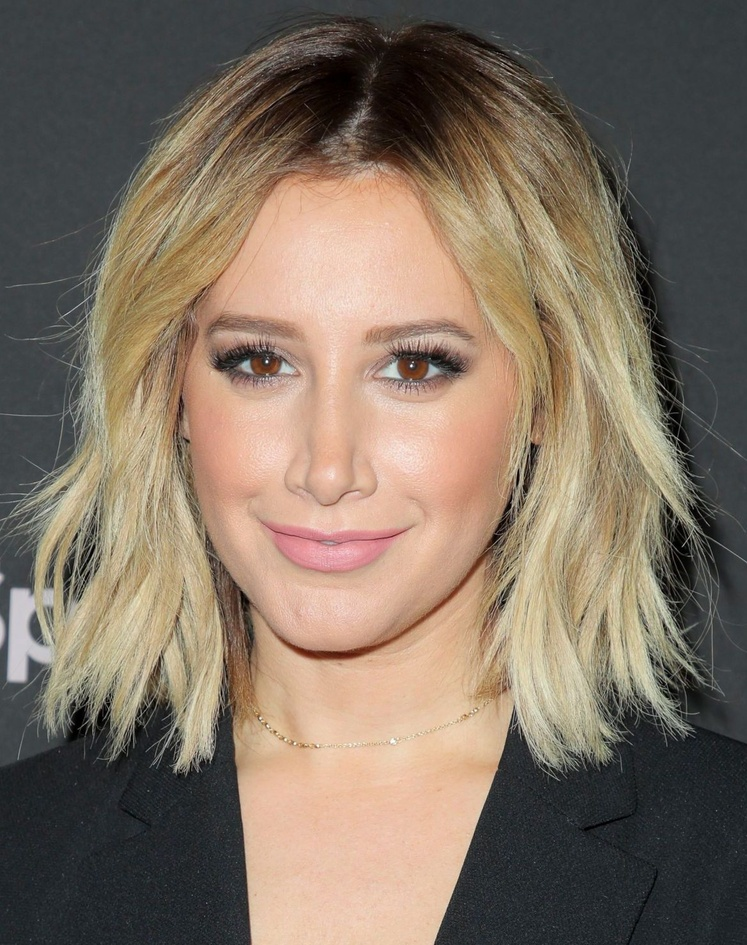
#> input picture FaceDetector/ashley.jpg, 747 x 945 px, shrunk from 1169 x 1479 before the run
$ jupyter execute FaceDetector.ipynb
#> lines starting #> are read from the running program, lines starting #| are printed output that depends on the picture; after the words box and inside, x2 and y2 are one past the last pixel; in counts of white or black regions, pixels touching at a corner belong together
[cell 1]
import cv2
import matplotlib.pyplot as plt
import time

[cell 2]
#OpenCV reads img as GBR so we need to convert it to RGB for usage with
#functions in other libraries
def convertToRGB(img):
    return cv2.cvtColor(img, cv2.COLOR_BGR2RGB)

[cell 3]
test1 = cv2.imread('ashley.jpg')
#> test1 is the input picture: shape (945, 747, 3); mean B, G, R 98.4, 113.2, 128.2
gray_img = cv2.cvtColor(test1,cv2.COLOR_BGR2GRAY)
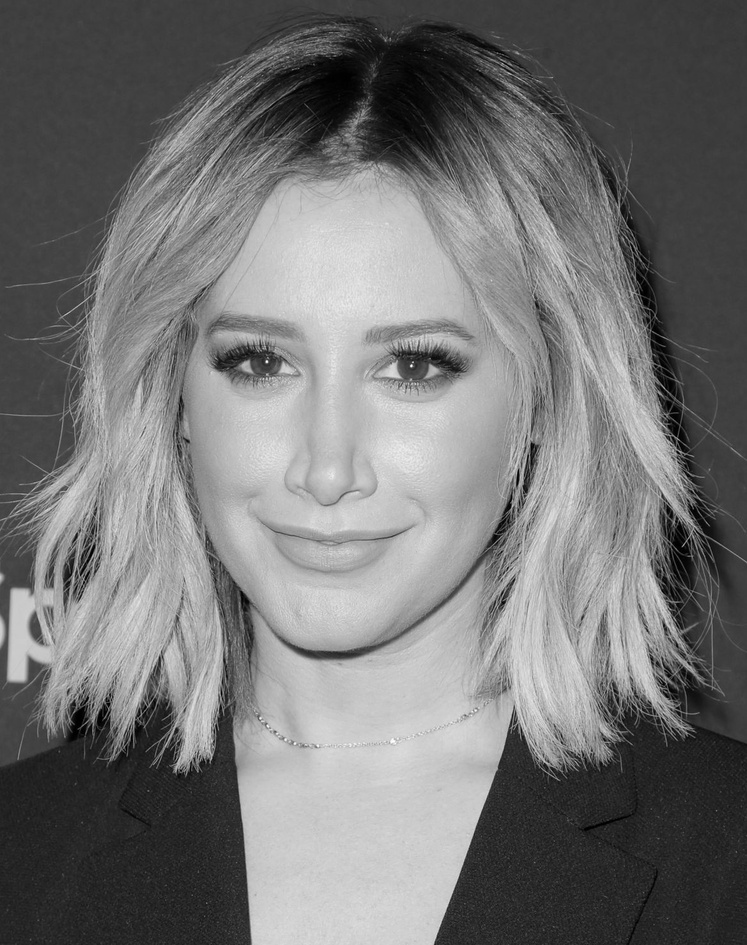
#> gray_img: shape (945, 747); min 0, max 255, mean 116

[cell 4]
plt.imshow(gray_img, cmap='gray')

[cell 5]
haar_face_cascade =  cv2.CascadeClassifier('/Users/nancyscarlet/opt/anaconda3/lib/python3.7/site-packages/cv2/data/haarcascade_frontalface_default.xml')
faces = haar_face_cascade.detectMultiScale(gray_img, scaleFactor=1.1,minNeighbors=5)
#> faces = [[122, 200, 443, 443]]

print('Faces found: ',len(faces))
#| Faces found:  1

[cell 6]
for (x,y,w,h) in faces:
    cv2.rectangle(test1, (x,y), (x+w,y+h), (0,255,0), 2)
#> this loop made 1 pass
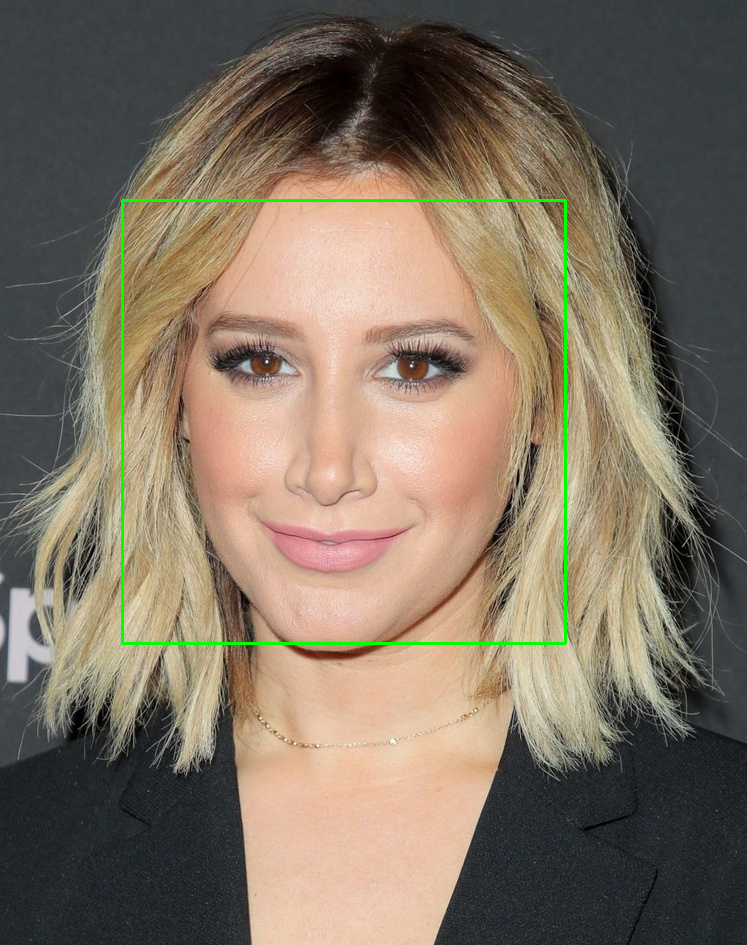
#> test1: shape (945, 747, 3); 0.75% of pixels changed, all inside (x1, y1, x2, y2) = (121, 199, 567, 645)

plt.imshow(convertToRGB(test1))
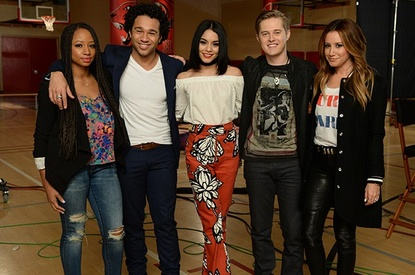
#> input picture FaceDetector/hsm.jpg, 415 x 275 px, shrunk from 650 x 430 before the run
#> further down, test2 is the input picture: shape (275, 415, 3); mean B, G, R 39.9, 55.2, 73.8

[cell 7]
def detect_faces(f_cascade, img, scaleFactor):
#> called with scaleFactor = 1.2
    img_copy = img.copy()
    gray_img = cv2.cvtColor(img_copy,cv2.COLOR_BGR2GRAY)
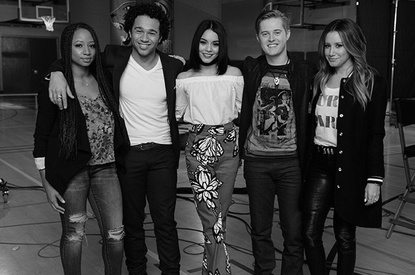
#> gray_img: shape (275, 415); min 0, max 254, mean 59
    faces = f_cascade.detectMultiScale(gray_img, scaleFactor=scaleFactor,minNeighbors=5)
#> faces = [[126, 16, 38, 38], [254, 18, 36, 36], [195, 33, 29, 29], [69, 33, 33, 33], [318, 35, 31, 31]]

    for (x,y,w,h) in faces:
        cv2.rectangle(img_copy, (x,y), (x+w,y+h), (0,255,0), 2)
#> this loop made 5 passes
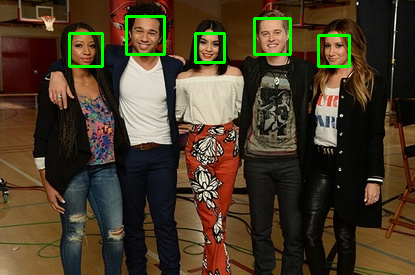
#> img_copy: shape (275, 415, 3); 1.74% of pixels changed, all inside (x1, y1, x2, y2) = (68, 15, 351, 68)

    return img_copy

[cell 8]
test2 = cv2.imread('hsm.jpg')
f2=detect_faces(haar_face_cascade, test2,1.2)
plt.imshow(convertToRGB(f2))
